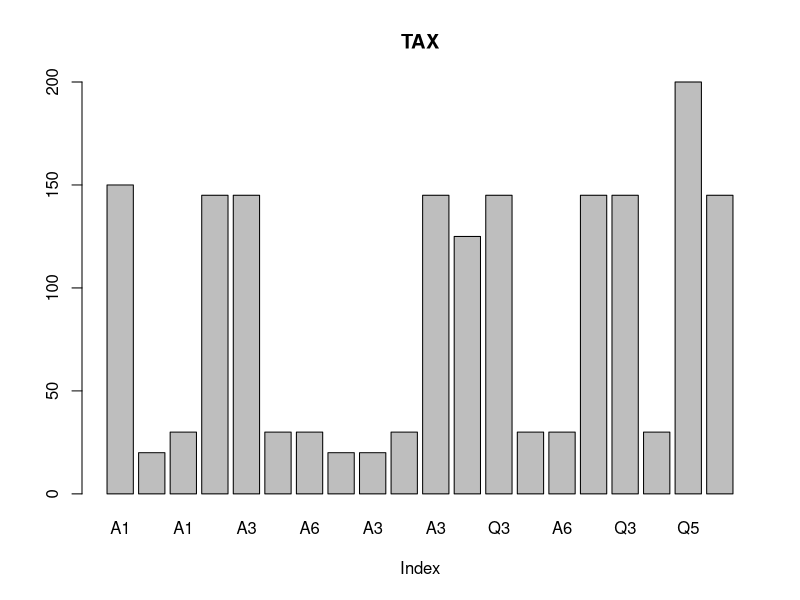
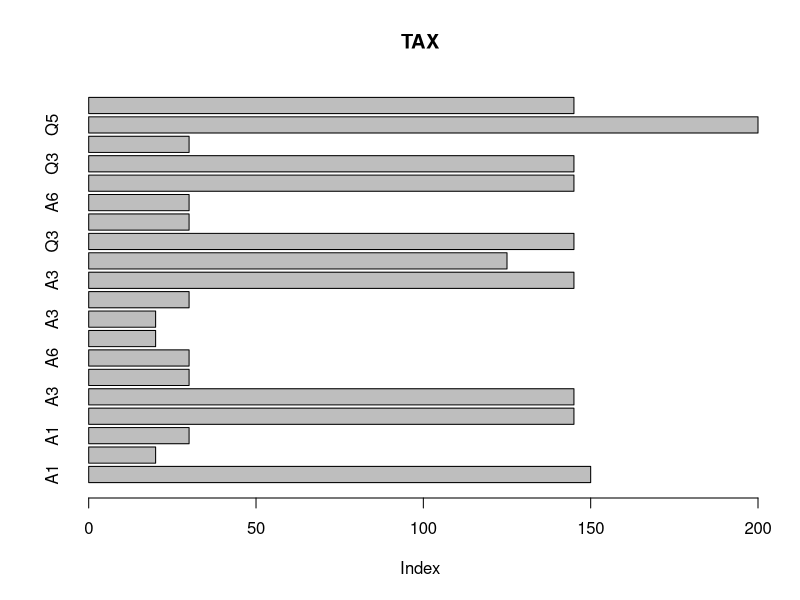
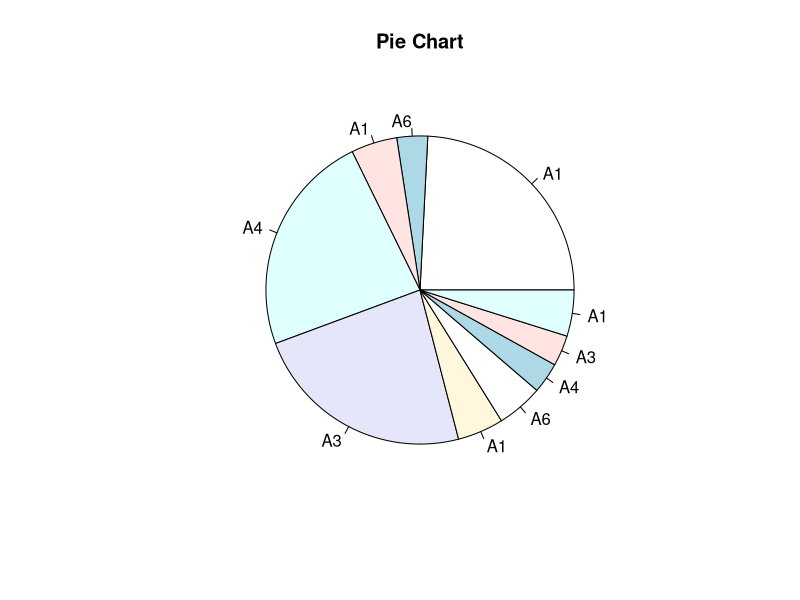
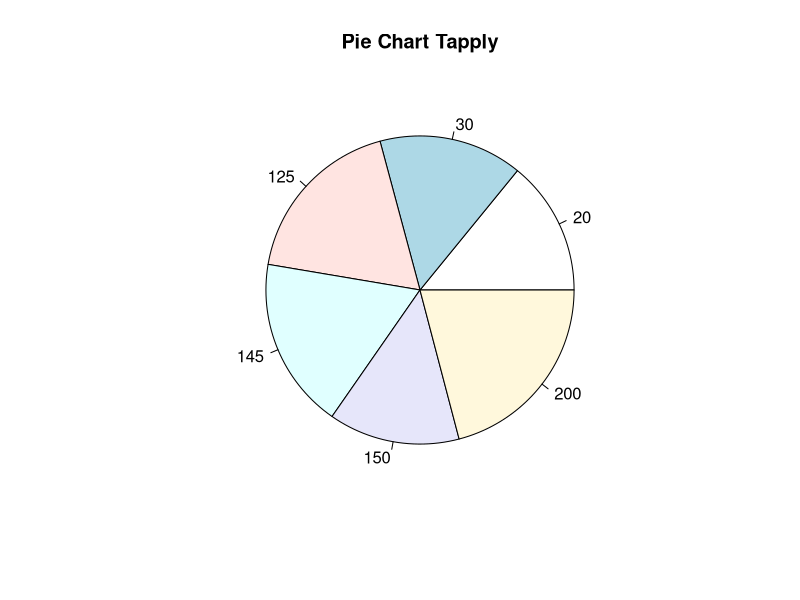

These figures' R source, in order:
# Bar Chart
# Basically it's same with plotting in Basic Plotting.R

car_details <- read.csv2('Car_Details_Example.csv')

png(filename = "Basic_Bar_CD_Tax.png", width = 800, height = 400)
barplot(car_details$TAX, main = "TAX", xlab = "Index",
names.arg = car_details$MODEL)
dev.off()

# We can transpose the bar to be horizontal view like this
png(filename = "Basic_Bar_CD_Tax_Horiz.png", width = 800, height = 800)
barplot(car_details$TAX, main = "TAX", xlab = "Index",
names.arg = car_details$MODEL, horiz = TRUE)
dev.off()

# Pie Chart
png(filename = "Basic_Pie_CD_Tax.png")
cd_limit <- car_details[1:10, ]
pie(cd_limit$TAX, labels = cd_limit$MODEL, main = "Pie Chart")
dev.off()

# We can group the data using tapply and combine it with pie chart
# Here I want to group the data to be a pie chart by group it's tax
group1 <- tapply(car_details$PRICE, car_details$TAX, mean)
name <- names(group1)
png(filename = "Pie_Chart_Tapply.png")
pie(group1, labels = name, main = "Pie Chart Tapply")
dev.off()

# Boxplot
